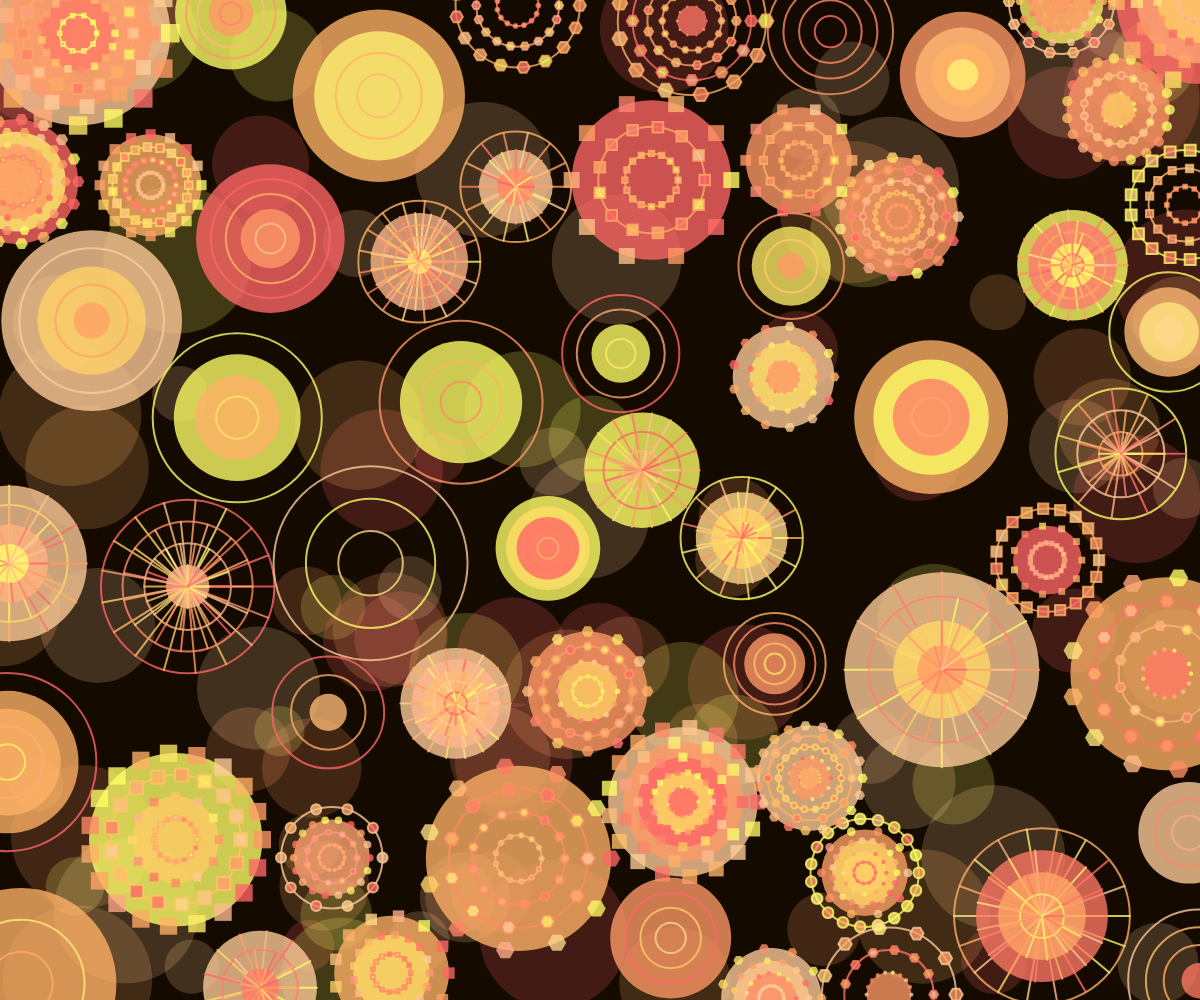
Frame 1 (no input)
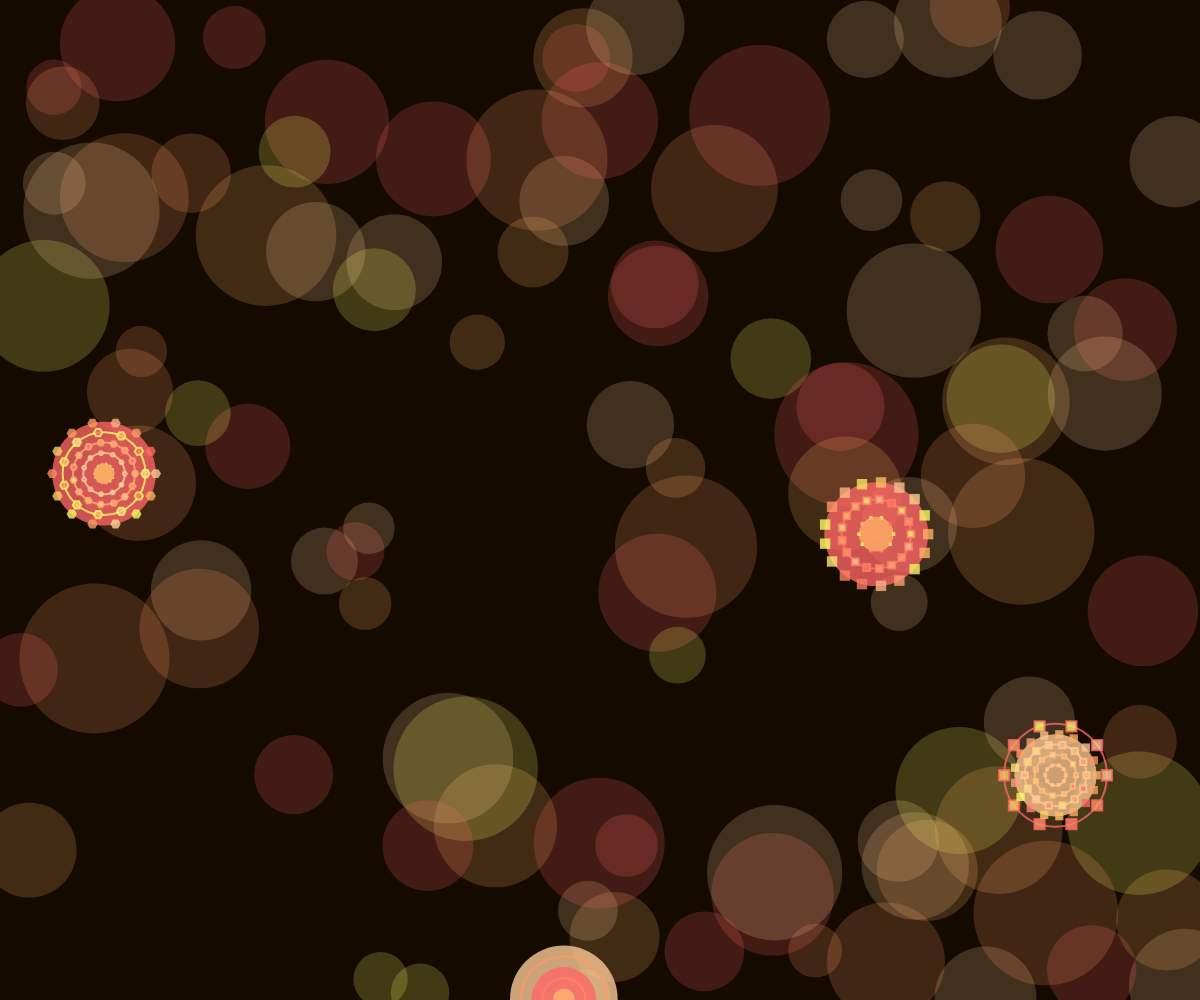
Frame 2 (the mouse pressed at the canvas centre, redrawn once)

The p5.js sketch that drew these frames (run headless with seeded random() and noise() and a simulated clock; the mouse was pressed at the canvas centre and the sketch redrawn once):

// p5.js sketch
// ── sketch.js
//Defines an empty array circles to store all created circular objects.
let circles = [];

//Defines a Circle class for creating and managing circular objects
class Circle {
  //Constructor that initializes the coordinates, size and type of the circle.
  constructor(x, y, size, type) {
    this.x = x;
    this.y = y;
    this.size = size;
    this.type = type;
  }

  draw() {
    //Randomly generate an integer that determines the number of layers of the circle
    let numLayers = int(random(3, 6));
    //Loop through each layer
    for (let i = numLayers; i > 0; i--) {
      //Calculates the size of the current layer
      let size = (this.size / numLayers) * i;
      //create gradient color
      let gradientColor = lerpColor(randomWarmColor(200), randomWarmColor(200), i / numLayers);
      //Randomly decide whether to fill or stroke
      if (random() > 0.5) {
        fill(gradientColor);
        noStroke();
      } else {
        noFill();
        stroke(gradientColor);
        strokeWeight(2);
      }
      //Draw the circle of the current layer
      ellipse(this.x, this.y, size, size);
      //Draw the pattern of the current layer
      this.drawPattern(size);
    }
  }

  drawPattern(diameter) {
    //A random integer is generated to determine the number of patterns
    let numPatterns = int(random(10, 20));
    //Draw each pattern in a loop
    for (let i = 0; i < numPatterns; i++) {
      //Calculate the Angle of the current pattern
      let angle = map(i, 0, numPatterns, 0, TWO_PI);
      //Calculate the X-coordinate of the current pattern
      let px = this.x + (diameter / 2) * cos(angle);
      //Calculate the Y-coordinate of the current pattern
      let py = this.y + (diameter / 2) * sin(angle);
      //Generate the color of the pattern
      let shapeColor = lerpColor(randomWarmColor(200), randomWarmColor(200), i / numPatterns);
      //Set fill color
      fill(shapeColor);
      //Draw different patterns according to the type
      switch (this.type) {
        case 0:
          //Ellipse
          ellipse(px, py, diameter / 10, diameter / 10);
          break;
        case 1:
          //Rectangle
          rectMode(CENTER);
          rect(px, py, diameter / 10, diameter / 10);
          break;
        case 2:
          //Line
          stroke(shapeColor);
          line(this.x, this.y, px, py);
          noStroke();
          break;
        case 3:
          //Polygon
          drawPolygon(px, py, diameter / 20, 6);
          break;
      }
    }
  }
}

function setup() {
  createCanvas(windowWidth, windowHeight);
  //Make the draw function execute only once
  noLoop();
  noStroke();
}

function draw() {
  drawBackgroundPattern();
  //Define the number of circles
  let numCircles = 100;
  
  //Loop to create and draw each circle
  for (let i = 0; i < numCircles; i++) {
    //Randomly generate the size of the circle
    let maxSize = random(100, 200);
    //Create a circle that does not overlap
    let newCircle = createNonOverlappingCircle(maxSize);
    //If the circle is successfully created, it is added to the array and drawn
    if (newCircle) {
      circles.push(newCircle);
      //Create the type of number
      let type = int(random(6)); 
      newCircle.type = type;
      newCircle.draw();
    }
  }
}

function drawBackgroundPattern() {
  background(20, 10, 0);
  //Define the number of background circles
  let bgCircles = 100;
  //Loop the background circle
  for (let i = 0; i < bgCircles; i++) {
    fill(randomWarmColor(50));
    ellipse(random(width), random(height), random(50, 150));
  }
}

//Create a circle that does not overlap
function createNonOverlappingCircle(maxSize) {
  //Number of initialization attempts
  let attempts = 0;
  //Number of maximum attemps
  let maxAttempts = 1000;

  //Try to create circles that do not overlap
  while (attempts < maxAttempts) {
    let x = random(width);
    let y = random(height);
    //Create a new circle object
    let circle = new Circle(x, y, maxSize);

    //Initializes the overlap
    let overlapping = false;
    //Check for overlaps with existing circles
    for (let c of circles) {
      //Calculate the distance from the center of the circle
      let d = dist(x, y, c.x, c.y);
      //Determine whether to overlap
      if (d < (c.size / 2 + circle.size / 2)) {
        overlapping = true;
        break;
      }
    }

    //If not, return a new circle
    if (!overlapping) {
      return circle;
    }

    //Increase the number of attempts
    attempts++;
  }

  //If a non-overlapping location cannot be found, null is returned
  return null;
}

//Draw polygon
//The principle of polygon generation is to establish the vertices and then connect the positions of each vertex to form a closed graph
//This technique is from https://p5js.org/reference/#/p5/beginShape
function drawPolygon(x, y, radius, npoints) {
  //Calculate the Angle of each vertex
  let angle = TWO_PI / npoints;
  //Start drawing shapes
  beginShape();
  //Loop over each vertex
  for (let a = 0; a < TWO_PI; a += angle) {
    let sx = x + cos(a) * radius;
    let sy = y + sin(a) * radius;
    vertex(sx, sy);
  }
  //Finish drawing and closing the shape
  endShape(CLOSE);
}

//Generate random warm colors, alpha means the transparency level of a color(0-255)
//This technique is from https://p5js.org/reference/#/p5/alpha 
function randomWarmColor(alpha) {
  //Define a set of warm colors
  let colors = [
    color(255, 102, 102, alpha),
    color(255, 178, 102, alpha),
    color(255, 255, 102, alpha),
    color(255, 153, 102, alpha), 
    color(255, 204, 153, alpha)
  ];
  //Randomly return a warm color
  return colors[int(random(colors.length))];
}
